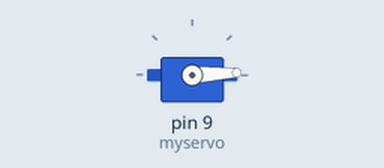
Recording of a sketch running on a simulated Arduino Uno, built with avr-gcc and run on an emulated ATmega328P. Shown: servo.

Above: at 0.05 s.
At 1.3 s:
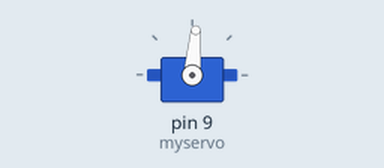
At 2.6 s:
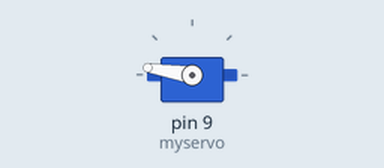
At 5.2 s:
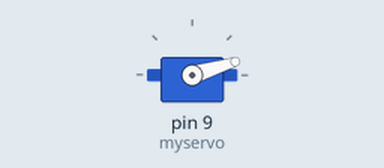
Timing chart, 0 to 7.0 s (numbered marks = the images above):
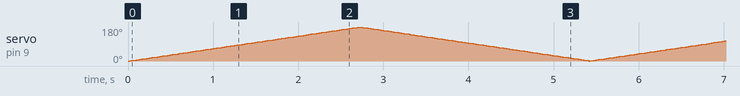

The sketch:

servomoteur.ino
```cpp
#include <Servo.h>
Servo myservo;

int pos = 0;

void setup(){
  myservo.attach(9);
}

void loop(){
  for (pos=0; pos<180; pos +=1)
  {
    myservo.write(pos);
    delay(15);
  }
  for (pos = 180; pos>1 ; pos-=1)
  {
    myservo.write(pos);
    delay(15);
  }
}
```
